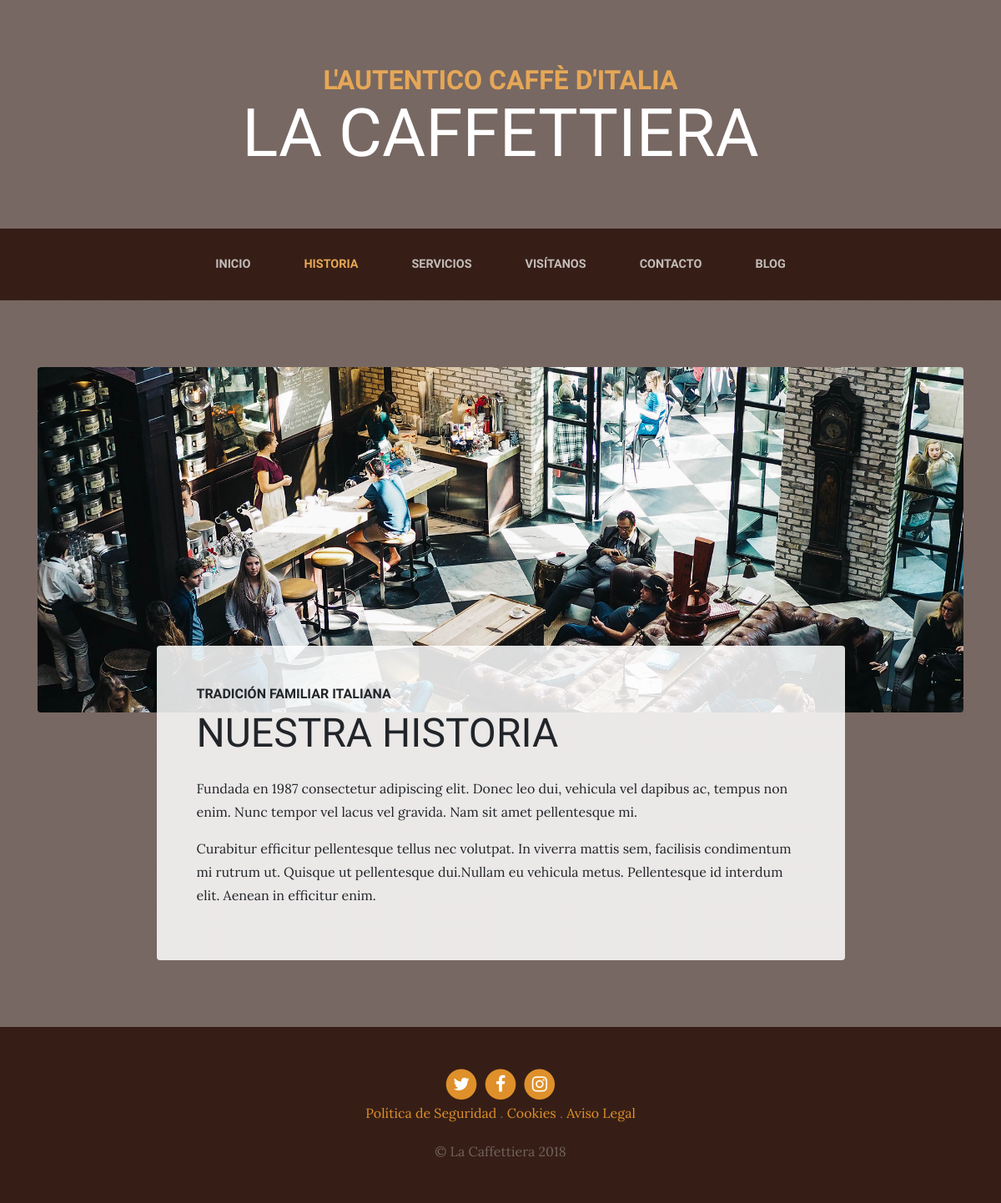
The page /about/ on the database its author committed.
### pages/models.py (models this page shows, shortened)
class Page(models.Model):
    title = models.CharField(verbose_name='Título', max_length=200)
    content = RichTextField(verbose_name='Enlace')
    order = models.SmallIntegerField(verbose_name="Orden", default="0")
    created = models.TimeField(auto_now_add="True", verbose_name="Fecha de Creación")
    updated = models.TimeField(auto_now="True", verbose_name="Fecha de Actualización")
    class Meta:
        verbose_name = "Página"
        verbose_name_plural = "Páginas"
        ordering = ["order","title"]

### core/views.py (the view)
# urls.py: path('about/',views.about, name="about"),
def about(request):
    return render(request, 'core/about.html')

### pages/templatetags/pages_extras.py (called while the page is built)
@register.simple_tag
def get_page_list():
    pages = Page.objects.all()
    return pages

### social/processors.py (called while the page is built)
def ctx_dict(request):
    ctx = {}
    links = Link.objects.all()
    for link in links:
        ctx[link.key] = link.url
    return ctx

### core/templates/core/about.html (shortened to what this page needs)
{% extends 'core/base.html' %}
{% load static %}
{% block content %}
	<section class="page-section about-heading">
		<div class="container">
			<img class="img-fluid rounded about-heading-img mb-3 mb-lg-0" src="img/about.jpg" alt="">
			<div class="about-heading-content">
				<div class="row">
					<div class="col-xl-9 col-lg-10 mx-auto">
						<div class="bg-faded rounded p-5">
							<h2 class="section-heading mb-4">
								<span class="section-heading-upper">Tradición familiar italiana</span>
								<span class="section-heading-lower">Nuestra historia</span>
							</h2>
							<p>Fundada en 1987 consectetur adipiscing elit. Donec leo dui, vehicula vel dapibus ac, tempus non enim.
								Nunc tempor vel lacus vel gravida. Nam sit amet pellentesque mi. </p>
							<p>Curabitur efficitur pellentesque tellus nec volutpat. In viverra mattis sem, facilisis condimentum mi
								rutrum ut. Quisque ut pellentesque dui.Nullam eu vehicula metus. Pellentesque id interdum elit. Aenean in
								efficitur enim.</p>
						</div>
					</div>
				</div>
			</div>
		</div>
	</section>
{% endblock content %}

### core/templates/core/base.html (shortened to what this page needs)
<!DOCTYPE html>
<html lang="es">
  <head>
    {% load static %}
    <link href="{% static 'core/vendor/bootstrap/css/bootstrap.min.css' %}" rel="stylesheet">
    <link href="{% static 'core/vendor/font-awesome/css/font-awesome.min.css' %}" rel="stylesheet" type="text/css">
    <link href="{% static 'core/css/business-casual.css' %}" rel="stylesheet">
  </head>
  <body>
    <h1 class="site-heading text-center text-white d-none d-lg-block">
      <span class="site-heading-upper text-primary mb-3">L'autentico caffè d'italia</span>
      <span class="site-heading-lower">La Caffettiera</span>
    </h1>
    <nav class="navbar navbar-expand-lg navbar-dark py-lg-4" id="mainNav">
      <div class="container">
        <div class="collapse navbar-collapse" id="navbarResponsive">
          <ul class="navbar-nav mx-auto">
            <li class="nav-item px-lg-4 {% if request.path == '/' %}active{% endif %}">
              <a class="nav-link text-uppercase text-expanded" href="{% url 'home' %}">Inicio</a>
            </li>
            <li class="nav-item px-lg-4 {% if request.path == '/about/' %}active{% endif %}">
              <a class="nav-link text-uppercase text-expanded" href="{% url 'about' %}">Historia</a>
            </li>
            <li class="nav-item px-lg-4 {% if request.path == '/services/' %}active{% endif %}">
              <a class="nav-link text-uppercase text-expanded" href="{% url 'services' %}">Servicios</a>
            </li>
            <li class="nav-item px-lg-4 {% if request.path == '/store/' %}active{% endif %}">
              <a class="nav-link text-uppercase text-expanded" href="{% url 'store' %}">Visítanos</a>
            </li>
            <li class="nav-item px-lg-4 {% if request.path == '/contact/' %}active{% endif %}">
              <a class="nav-link text-uppercase text-expanded" href="{% url 'contact' %}">Contacto</a>
            </li>
            <li class="nav-item px-lg-4 {% if request.path|slice:":6" == '/blog/' %}active{% endif %}">
              <a class="nav-link text-uppercase text-expanded" href="{% url 'blog' %}">Blog</a>
            </li>
          </ul>
        </div>
      </div>
    </nav>
    {% block content %}{% endblock content %}
    <footer class="footer text-faded text-center py-5">
      <div class="container">
        <p class="m-0">
          {% if LINK_TWITTER %}
            <a href="{{LINK_TWITTER}}" class="link">
              <span class="fa-stack fa-lg">
                <i class="fa fa-circle fa-stack-2x"></i>
                <i class="fa fa-twitter fa-stack-1x fa-inverse"></i>
              </span>
            </a>
          {% endif %}
          {% if LINK_FACEBOOK %}
            <a href="{{LINK_FACEBOOK}}" class="link">
              <span class="fa-stack fa-lg">
                <i class="fa fa-circle fa-stack-2x"></i>
                <i class="fa fa-facebook fa-stack-1x fa-inverse"></i>
              </span>
            </a>
          {% endif %}
          {% if LINK_INSTAGRAM %}
            <a href="{{LINK_INSTAGRAM}}" class="link">
              <span class="fa-stack fa-lg">
                <i class="fa fa-circle fa-stack-2x"></i>
                <i class="fa fa-instagram fa-stack-1x fa-inverse"></i>
              </span>
            </a>
          {% endif %}
	    </p>
        {% load pages_extras %}
        {% get_page_list as page_list %}
        {% for page in page_list %}
          <a href="{% url 'page' page.id page.title|slugify %}" class="link">{{page.title}}</a> {% if not forloop.last %} . {% endif %}
        {% endfor %}
        <p class="m-0 mbt1">&copy; La Caffettiera 2018</p>
      </div>
	</footer>
  </body>
</html>

### core/static/core/css/business-casual.css (style rules this page uses)
body { font-family: 'Lora'; background: linear-gradient(rgba(47, 23, 15, 0.65), rgba(47, 23, 15, 0.65)), url("../img/bg.jpg"); background-attachment: fixed; background-position: center; background-size: cover; }
h1, h2, h3, h4, h5, h6 { font-family: 'Raleway'; }
p { line-height: 1.75; }
.text-faded { color: rgba(255, 255, 255, 0.3); }
.site-heading { margin-top: 5rem; margin-bottom: 5rem; text-transform: uppercase; line-height: 1; font-family: 'Raleway'; }
.site-heading .site-heading-upper { display: block; font-size: 2rem; font-weight: 800; }
.site-heading .site-heading-lower { font-size: 5rem; font-weight: 100; line-height: 4rem; }
.page-section { margin-top: 5rem; margin-bottom: 5rem; }
.section-heading { text-transform: uppercase; }
.section-heading .section-heading-upper { display: block; font-size: 1rem; font-weight: 800; padding-bottom:.5rem; }
.section-heading .section-heading-lower { display: block; font-size: 3rem; font-weight: 100; }
.bg-faded { background-color: rgba(255, 255, 255, 0.85); }
#mainNav { background-color: rgba(47, 23, 15, 0.9); font-family: 'Raleway'; }
#mainNav .navbar-nav .nav-item .nav-link { color: rgba(255, 255, 255, 0.7); font-weight: 800; }
#mainNav .navbar-nav .nav-item.active .nav-link { color: #e6a756; }
@media (min-width: 992px) { #mainNav .navbar-nav .nav-item .nav-link { font-size: 0.9rem; } }
@media (min-width: 992px) { .about-heading .about-heading-img { position: relative; z-index: 0; } }
@media (min-width: 992px) { .about-heading .about-heading-content { margin-top: -5rem; position: relative; z-index: 1; } }
.footer { background-color: rgba(47, 23, 15, 0.9); }
.text-primary { color: #e6a756 !important; }
.mbt1 { padding-top: 1.25rem; }
a.link { color: #df902a; }

### rows shown on the page
Page: title "Política de Seguridad"
Page: title "Cookies"
Page: title "Aviso Legal"
